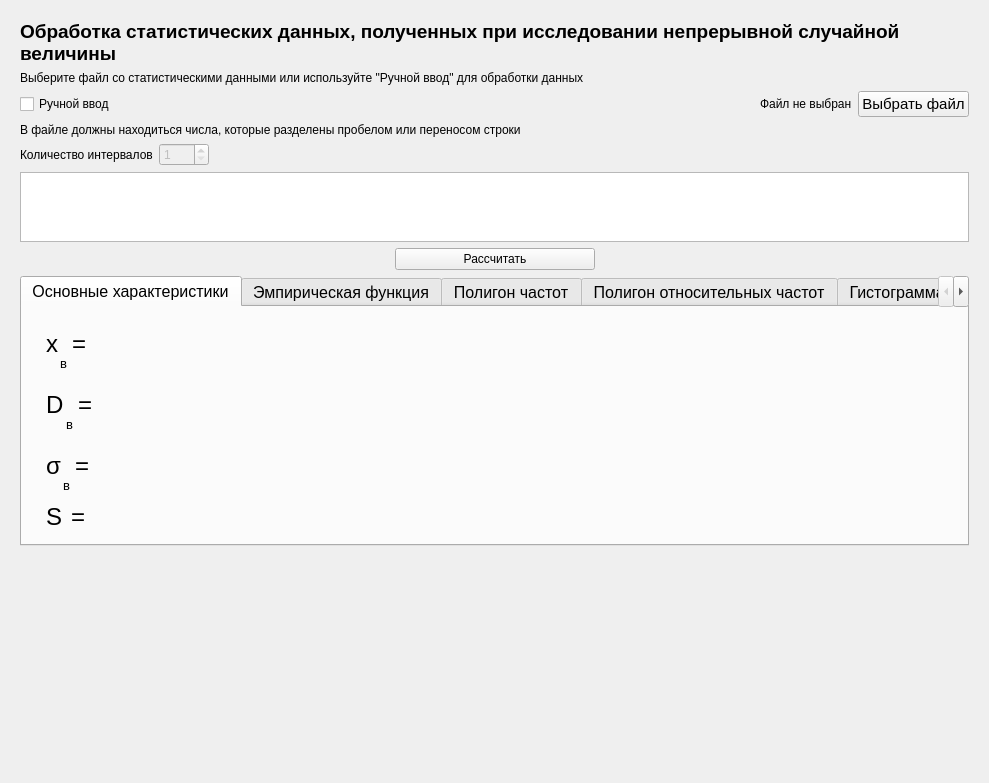
<?xml version="1.0" encoding="UTF-8"?>
<ui version="4.0">
 <class>Form</class>
 <widget class="QWidget" name="Form">
  <property name="geometry">
   <rect>
    <x>0</x>
    <y>0</y>
    <width>989</width>
    <height>783</height>
   </rect>
  </property>
  <property name="windowTitle">
   <string>Form</string>
  </property>
  <layout class="QVBoxLayout" name="verticalLayout">
   <item>
    <widget class="QScrollArea" name="scrollArea_10">
     <property name="frameShape">
      <enum>QFrame::NoFrame</enum>
     </property>
     <property name="horizontalScrollBarPolicy">
      <enum>Qt::ScrollBarAlwaysOff</enum>
     </property>
     <property name="widgetResizable">
      <bool>true</bool>
     </property>
     <widget class="QWidget" name="scrollAreaWidgetContents_13">
      <property name="geometry">
       <rect>
        <x>0</x>
        <y>0</y>
        <width>967</width>
        <height>761</height>
       </rect>
      </property>
      <layout class="QVBoxLayout" name="verticalLayout_69">
       <item>
        <widget class="QLabel" name="infoLabel">
         <property name="font">
          <font>
           <pointsize>14</pointsize>
           <weight>75</weight>
           <bold>true</bold>
          </font>
         </property>
         <property name="text">
          <string>Обработка статистических данных, полученных при исследовании непрерывной случайной величины</string>
         </property>
         <property name="wordWrap">
          <bool>true</bool>
         </property>
        </widget>
       </item>
       <item>
        <widget class="QLabel" name="label_33">
         <property name="text">
          <string>Выберите файл со статистическими данными или используйте &quot;Ручной ввод&quot; для обработки данных</string>
         </property>
         <property name="wordWrap">
          <bool>true</bool>
         </property>
        </widget>
       </item>
       <item>
        <layout class="QHBoxLayout" name="horizontalLayout_54">
         <item>
          <widget class="QCheckBox" name="manualInput">
           <property name="text">
            <string>Ручной ввод</string>
           </property>
          </widget>
         </item>
         <item>
          <spacer name="horizontalSpacer_36">
           <property name="orientation">
            <enum>Qt::Horizontal</enum>
           </property>
           <property name="sizeHint" stdset="0">
            <size>
             <width>40</width>
             <height>20</height>
            </size>
           </property>
          </spacer>
         </item>
         <item>
          <widget class="QLabel" name="selectedFile">
           <property name="font">
            <font>
             <pointsize>9</pointsize>
            </font>
           </property>
           <property name="text">
            <string>Файл не выбран</string>
           </property>
          </widget>
         </item>
         <item>
          <widget class="QPushButton" name="openFile">
           <property name="font">
            <font>
             <pointsize>11</pointsize>
            </font>
           </property>
           <property name="text">
            <string>Выбрать файл</string>
           </property>
          </widget>
         </item>
        </layout>
       </item>
       <item>
        <widget class="QLabel" name="helpText">
         <property name="text">
          <string>В файле должны находиться числа, которые разделены пробелом или переносом строки</string>
         </property>
         <property name="wordWrap">
          <bool>true</bool>
         </property>
        </widget>
       </item>
       <item>
        <layout class="QHBoxLayout" name="horizontalLayout_55">
         <item>
          <widget class="QLabel" name="label_31">
           <property name="text">
            <string>Количество интервалов</string>
           </property>
          </widget>
         </item>
         <item>
          <widget class="QSpinBox" name="intervalCount">
           <property name="enabled">
            <bool>false</bool>
           </property>
           <property name="sizePolicy">
            <sizepolicy hsizetype="Minimum" vsizetype="Fixed">
             <horstretch>0</horstretch>
             <verstretch>0</verstretch>
            </sizepolicy>
           </property>
           <property name="minimumSize">
            <size>
             <width>50</width>
             <height>0</height>
            </size>
           </property>
           <property name="minimum">
            <number>1</number>
           </property>
           <property name="maximum">
            <number>100</number>
           </property>
           <property name="value">
            <number>1</number>
           </property>
          </widget>
         </item>
         <item>
          <spacer name="horizontalSpacer_37">
           <property name="orientation">
            <enum>Qt::Horizontal</enum>
           </property>
           <property name="sizeType">
            <enum>QSizePolicy::Expanding</enum>
           </property>
           <property name="sizeHint" stdset="0">
            <size>
             <width>40</width>
             <height>20</height>
            </size>
           </property>
          </spacer>
         </item>
        </layout>
       </item>
       <item>
        <widget class="QTableWidget" name="table">
         <property name="enabled">
          <bool>true</bool>
         </property>
         <property name="sizePolicy">
          <sizepolicy hsizetype="Expanding" vsizetype="Maximum">
           <horstretch>0</horstretch>
           <verstretch>0</verstretch>
          </sizepolicy>
         </property>
         <property name="minimumSize">
          <size>
           <width>0</width>
           <height>0</height>
          </size>
         </property>
         <property name="font">
          <font>
           <pointsize>11</pointsize>
          </font>
         </property>
         <property name="verticalScrollBarPolicy">
          <enum>Qt::ScrollBarAlwaysOff</enum>
         </property>
         <property name="sizeAdjustPolicy">
          <enum>QAbstractScrollArea::AdjustToContents</enum>
         </property>
         <property name="editTriggers">
          <set>QAbstractItemView::NoEditTriggers</set>
         </property>
         <property name="textElideMode">
          <enum>Qt::ElideNone</enum>
         </property>
         <attribute name="horizontalHeaderVisible">
          <bool>false</bool>
         </attribute>
        </widget>
       </item>
       <item>
        <layout class="QHBoxLayout" name="horizontalLayout_56">
         <item>
          <spacer name="horizontalSpacer_38">
           <property name="orientation">
            <enum>Qt::Horizontal</enum>
           </property>
           <property name="sizeHint" stdset="0">
            <size>
             <width>40</width>
             <height>20</height>
            </size>
           </property>
          </spacer>
         </item>
         <item>
          <widget class="QPushButton" name="calculateButton">
           <property name="enabled">
            <bool>true</bool>
           </property>
           <property name="minimumSize">
            <size>
             <width>200</width>
             <height>0</height>
            </size>
           </property>
           <property name="text">
            <string>Рассчитать</string>
           </property>
          </widget>
         </item>
         <item>
          <spacer name="horizontalSpacer_39">
           <property name="orientation">
            <enum>Qt::Horizontal</enum>
           </property>
           <property name="sizeHint" stdset="0">
            <size>
             <width>40</width>
             <height>20</height>
            </size>
           </property>
          </spacer>
         </item>
        </layout>
       </item>
       <item>
        <widget class="QTabWidget" name="continuous_tabs">
         <property name="font">
          <font>
           <pointsize>12</pointsize>
          </font>
         </property>
         <property name="tabPosition">
          <enum>QTabWidget::North</enum>
         </property>
         <property name="tabShape">
          <enum>QTabWidget::Rounded</enum>
         </property>
         <property name="currentIndex">
          <number>0</number>
         </property>
         <property name="elideMode">
          <enum>Qt::ElideNone</enum>
         </property>
         <widget class="QWidget" name="continuous_parameters">
          <attribute name="title">
           <string>Основные характеристики</string>
          </attribute>
          <layout class="QHBoxLayout" name="horizontalLayout_48">
           <item>
            <widget class="QLabel" name="continuous_parameters_formula">
             <property name="text">
              <string/>
             </property>
             <property name="pixmap">
              <pixmap>../images/lab5_formulas.png</pixmap>
             </property>
            </widget>
           </item>
           <item>
            <layout class="QVBoxLayout" name="verticalLayout_71">
             <property name="sizeConstraint">
              <enum>QLayout::SetFixedSize</enum>
             </property>
             <item>
              <layout class="QHBoxLayout" name="horizontalLayout_49">
               <property name="spacing">
                <number>2</number>
               </property>
               <item>
                <widget class="QLabel" name="label_18">
                 <property name="font">
                  <font>
                   <pointsize>18</pointsize>
                  </font>
                 </property>
                 <property name="text">
                  <string>x</string>
                 </property>
                </widget>
               </item>
               <item>
                <layout class="QVBoxLayout" name="verticalLayout_78">
                 <item>
                  <spacer name="verticalSpacer_34">
                   <property name="orientation">
                    <enum>Qt::Vertical</enum>
                   </property>
                   <property name="sizeType">
                    <enum>QSizePolicy::Maximum</enum>
                   </property>
                   <property name="sizeHint" stdset="0">
                    <size>
                     <width>10</width>
                     <height>40</height>
                    </size>
                   </property>
                  </spacer>
                 </item>
                 <item>
                  <widget class="QLabel" name="label_19">
                   <property name="font">
                    <font>
                     <pointsize>10</pointsize>
                    </font>
                   </property>
                   <property name="text">
                    <string>в</string>
                   </property>
                  </widget>
                 </item>
                </layout>
               </item>
               <item>
                <widget class="QLabel" name="label_20">
                 <property name="font">
                  <font>
                   <pointsize>18</pointsize>
                  </font>
                 </property>
                 <property name="text">
                  <string>=</string>
                 </property>
                </widget>
               </item>
               <item>
                <widget class="QLabel" name="xv_label">
                 <property name="font">
                  <font>
                   <pointsize>18</pointsize>
                  </font>
                 </property>
                 <property name="text">
                  <string/>
                 </property>
                </widget>
               </item>
               <item>
                <spacer name="horizontalSpacer_32">
                 <property name="orientation">
                  <enum>Qt::Horizontal</enum>
                 </property>
                 <property name="sizeHint" stdset="0">
                  <size>
                   <width>40</width>
                   <height>20</height>
                  </size>
                 </property>
                </spacer>
               </item>
              </layout>
             </item>
             <item>
              <layout class="QHBoxLayout" name="horizontalLayout_50">
               <property name="spacing">
                <number>2</number>
               </property>
               <item>
                <widget class="QLabel" name="label_21">
                 <property name="font">
                  <font>
                   <pointsize>18</pointsize>
                  </font>
                 </property>
                 <property name="text">
                  <string>D</string>
                 </property>
                </widget>
               </item>
               <item>
                <layout class="QVBoxLayout" name="verticalLayout_79">
                 <item>
                  <spacer name="verticalSpacer_42">
                   <property name="orientation">
                    <enum>Qt::Vertical</enum>
                   </property>
                   <property name="sizeType">
                    <enum>QSizePolicy::Minimum</enum>
                   </property>
                   <property name="sizeHint" stdset="0">
                    <size>
                     <width>10</width>
                     <height>40</height>
                    </size>
                   </property>
                  </spacer>
                 </item>
                 <item>
                  <widget class="QLabel" name="label_22">
                   <property name="font">
                    <font>
                     <pointsize>10</pointsize>
                    </font>
                   </property>
                   <property name="text">
                    <string>в</string>
                   </property>
                  </widget>
                 </item>
                </layout>
               </item>
               <item>
                <widget class="QLabel" name="label_23">
                 <property name="font">
                  <font>
                   <pointsize>18</pointsize>
                  </font>
                 </property>
                 <property name="text">
                  <string>=</string>
                 </property>
                </widget>
               </item>
               <item>
                <widget class="QLabel" name="dv_label">
                 <property name="font">
                  <font>
                   <pointsize>18</pointsize>
                  </font>
                 </property>
                 <property name="text">
                  <string/>
                 </property>
                </widget>
               </item>
               <item>
                <spacer name="horizontalSpacer_33">
                 <property name="orientation">
                  <enum>Qt::Horizontal</enum>
                 </property>
                 <property name="sizeHint" stdset="0">
                  <size>
                   <width>40</width>
                   <height>20</height>
                  </size>
                 </property>
                </spacer>
               </item>
              </layout>
             </item>
             <item>
              <layout class="QHBoxLayout" name="horizontalLayout_51">
               <property name="spacing">
                <number>2</number>
               </property>
               <item>
                <widget class="QLabel" name="label_24">
                 <property name="font">
                  <font>
                   <pointsize>18</pointsize>
                  </font>
                 </property>
                 <property name="text">
                  <string>σ</string>
                 </property>
                </widget>
               </item>
               <item>
                <layout class="QVBoxLayout" name="verticalLayout_80">
                 <item>
                  <spacer name="verticalSpacer_43">
                   <property name="orientation">
                    <enum>Qt::Vertical</enum>
                   </property>
                   <property name="sizeType">
                    <enum>QSizePolicy::Minimum</enum>
                   </property>
                   <property name="sizeHint" stdset="0">
                    <size>
                     <width>10</width>
                     <height>40</height>
                    </size>
                   </property>
                  </spacer>
                 </item>
                 <item>
                  <widget class="QLabel" name="label_25">
                   <property name="font">
                    <font>
                     <pointsize>10</pointsize>
                    </font>
                   </property>
                   <property name="text">
                    <string>в</string>
                   </property>
                  </widget>
                 </item>
                </layout>
               </item>
               <item>
                <widget class="QLabel" name="label_26">
                 <property name="font">
                  <font>
                   <pointsize>18</pointsize>
                  </font>
                 </property>
                 <property name="text">
                  <string>=</string>
                 </property>
                </widget>
               </item>
               <item>
                <widget class="QLabel" name="sigma_v_label">
                 <property name="font">
                  <font>
                   <pointsize>18</pointsize>
                  </font>
                 </property>
                 <property name="text">
                  <string/>
                 </property>
                </widget>
               </item>
               <item>
                <spacer name="horizontalSpacer_34">
                 <property name="orientation">
                  <enum>Qt::Horizontal</enum>
                 </property>
                 <property name="sizeHint" stdset="0">
                  <size>
                   <width>40</width>
                   <height>20</height>
                  </size>
                 </property>
                </spacer>
               </item>
              </layout>
             </item>
             <item>
              <layout class="QHBoxLayout" name="horizontalLayout_52">
               <property name="spacing">
                <number>2</number>
               </property>
               <item>
                <widget class="QLabel" name="label_27">
                 <property name="font">
                  <font>
                   <pointsize>18</pointsize>
                  </font>
                 </property>
                 <property name="text">
                  <string>S </string>
                 </property>
                </widget>
               </item>
               <item>
                <widget class="QLabel" name="label_28">
                 <property name="font">
                  <font>
                   <pointsize>18</pointsize>
                  </font>
                 </property>
                 <property name="text">
                  <string>=</string>
                 </property>
                </widget>
               </item>
               <item>
                <widget class="QLabel" name="s_label">
                 <property name="font">
                  <font>
                   <pointsize>18</pointsize>
                  </font>
                 </property>
                 <property name="text">
                  <string/>
                 </property>
                </widget>
               </item>
               <item>
                <spacer name="horizontalSpacer_35">
                 <property name="orientation">
                  <enum>Qt::Horizontal</enum>
                 </property>
                 <property name="sizeHint" stdset="0">
                  <size>
                   <width>40</width>
                   <height>20</height>
                  </size>
                 </property>
                </spacer>
               </item>
              </layout>
             </item>
            </layout>
           </item>
          </layout>
         </widget>
         <widget class="QWidget" name="continuous_function">
          <attribute name="title">
           <string>Эмпирическая функция</string>
          </attribute>
          <layout class="QHBoxLayout" name="continuous_function_layout">
           <item>
            <layout class="QVBoxLayout" name="verticalLayout_81">
             <item>
              <widget class="QLabel" name="label_29">
               <property name="text">
                <string>Эмпирическая функция:</string>
               </property>
              </widget>
             </item>
             <item>
              <layout class="QHBoxLayout" name="horizontalLayout_53">
               <item>
                <widget class="QLabel" name="functionLabel">
                 <property name="text">
                  <string>F*(x) =</string>
                 </property>
                 <property name="alignment">
                  <set>Qt::AlignLeading|Qt::AlignLeft|Qt::AlignTop</set>
                 </property>
                </widget>
               </item>
               <item>
                <widget class="QPlainTextEdit" name="functionText">
                 <property name="sizePolicy">
                  <sizepolicy hsizetype="Maximum" vsizetype="Expanding">
                   <horstretch>0</horstretch>
                   <verstretch>0</verstretch>
                  </sizepolicy>
                 </property>
                 <property name="minimumSize">
                  <size>
                   <width>400</width>
                   <height>0</height>
                  </size>
                 </property>
                 <property name="readOnly">
                  <bool>true</bool>
                 </property>
                 <property name="plainText">
                  <string/>
                 </property>
                </widget>
               </item>
               <item>
                <widget class="QWidget" name="continuous_function_plot" native="true"/>
               </item>
              </layout>
             </item>
            </layout>
           </item>
          </layout>
         </widget>
         <widget class="QWidget" name="continuous_polygon">
          <attribute name="title">
           <string>Полигон частот</string>
          </attribute>
         </widget>
         <widget class="QWidget" name="continuous_rel_polygon">
          <attribute name="title">
           <string>Полигон относительных частот</string>
          </attribute>
         </widget>
         <widget class="QWidget" name="continuous_histogram">
          <attribute name="title">
           <string>Гистограмма частот</string>
          </attribute>
         </widget>
         <widget class="QWidget" name="continuous_rel_histogram">
          <attribute name="title">
           <string>Гистограмма относительных частот</string>
          </attribute>
         </widget>
        </widget>
       </item>
       <item>
        <spacer name="verticalSpacer_35">
         <property name="orientation">
          <enum>Qt::Vertical</enum>
         </property>
         <property name="sizeHint" stdset="0">
          <size>
           <width>17</width>
           <height>18</height>
          </size>
         </property>
        </spacer>
       </item>
      </layout>
     </widget>
    </widget>
   </item>
  </layout>
 </widget>
 <resources/>
 <connections/>
</ui>
